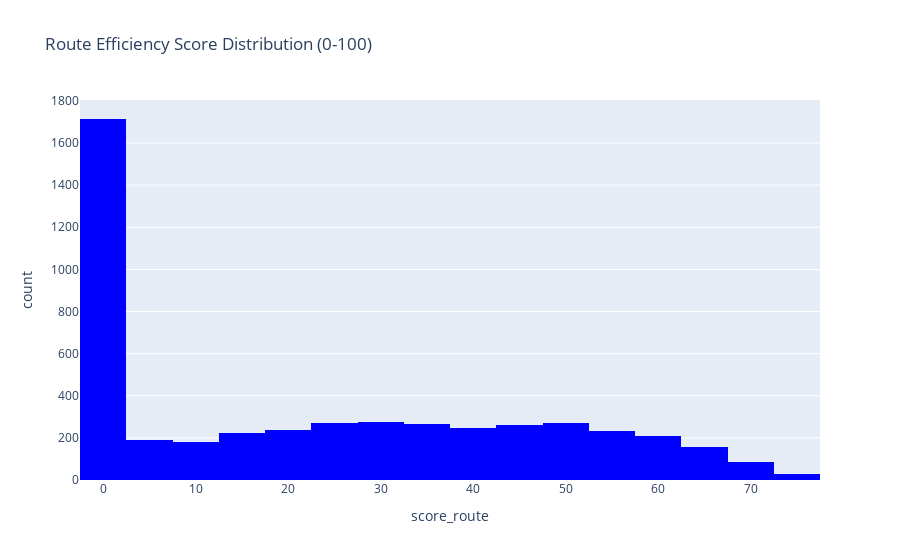

The notebook cell this image was saved under:
### Code cell
# Component 2: Route Efficiency Score
# Compares actual vs expected duration
def calculate_route_score(actual, expected):
    """Score based on route efficiency. 1:1 ratio = 100, 2:1 ratio = 0."""
    deviation = (actual - expected) / expected.replace(0, 1)
    score = 100 - (np.clip(deviation, 0, 1) * 100)
    return np.clip(score, 0, 100)

completed['score_route'] = calculate_route_score(
    completed['trip_duration_minutes'],
    completed['expected_duration']
)

print("Route Efficiency Score Distribution:")
print(completed['score_route'].describe())

fig = px.histogram(completed, x='score_route', nbins=30,
                   title='Route Efficiency Score Distribution (0-100)',
                   color_discrete_sequence=['blue'])
fig.show()

### Figure 1 — Plotly figure (JSON) as saved in the notebook; plotly's stock layout.template omitted (floating-point values rounded to 4 significant figures; data arrays with more than 128 entries replaced by an {"elided": "..."} marker saying what was removed)
{"data": [{"bingroup": "x", "hovertemplate": "score_route=%{x}<br>count=%{y}<extra></extra>", "legendgroup": "", "marker": {"color": "blue", "pattern": {"shape": ""}}, "name": "", "nbinsx": 30, "orientation": "v", "showlegend": false, "type": "histogram", "x": {"elided": "4853 float values"}, "xaxis": "x", "yaxis": "y"}], "layout": {"barmode": "relative", "legend": {"tracegroupgap": 0}, "title": {"text": "Route Efficiency Score Distribution (0-100)"}, "xaxis": {"anchor": "y", "domain": [0, 1], "title": {"text": "score_route"}}, "yaxis": {"anchor": "x", "domain": [0, 1], "title": {"text": "count"}}}}
